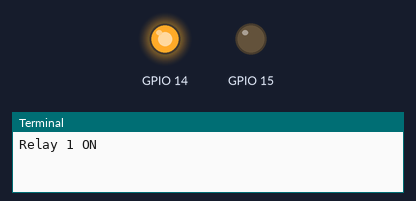
Bench run of a program on a simulated Raspberry Pi (BCM pin numbers). Shown: output pins drawn as LEDs (lit = HIGH), the last lines printed to the terminal.

Above: at 1.0 s.
At 3.0 s:
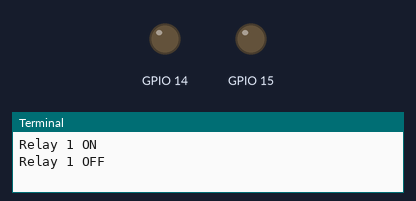
Timing chart, 0 to 5.2 s (numbered marks = the images above):
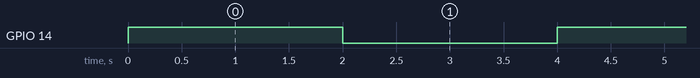

The program:

rpi_relay.py
```python
import RPi.GPIO as GPIO
import time

GPIO.setmode(GPIO.BCM)

# Relay 1
GPIO.setup(14, GPIO.OUT)
# Relay 2
GPIO.setup(15, GPIO.OUT)

try:
    while True:
        GPIO.output(14, GPIO.HIGH)
        print('Relay 1 ON')
        time.sleep(1)
        #GPIO.output(15, GPIO.HIGH)
        #print('Relay 2 ON')
        time.sleep(1)
        GPIO.output(14, GPIO.LOW)
        print('Relay 1 OFF')
        time.sleep(1)
        #GPIO.output(15, GPIO.LOW)
        #print('Relay 2 OFF')
        time.sleep(1)

finally:
    GPIO.cleanup()
```

Measured:
- by itself, GPIO 14: alternates HIGH for 2.0 s and LOW for 2.0 s
